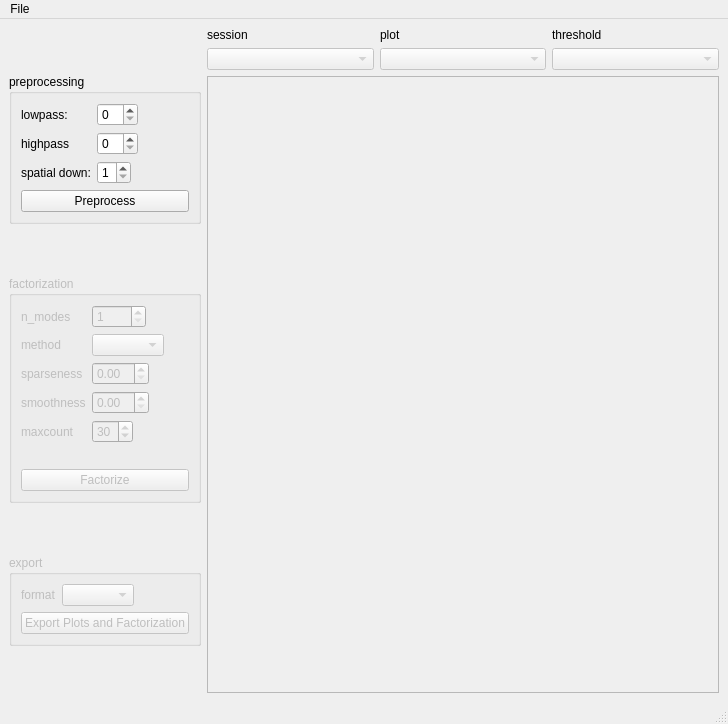
<?xml version="1.0" encoding="UTF-8"?>
<ui version="4.0">
 <class>MainGuiWin</class>
 <widget class="QMainWindow" name="MainGuiWin">
  <property name="geometry">
   <rect>
    <x>0</x>
    <y>0</y>
    <width>728</width>
    <height>724</height>
   </rect>
  </property>
  <property name="sizePolicy">
   <sizepolicy hsizetype="Minimum" vsizetype="Minimum">
    <horstretch>0</horstretch>
    <verstretch>0</verstretch>
   </sizepolicy>
  </property>
  <property name="windowTitle">
   <string>MainWindow</string>
  </property>
  <widget class="QWidget" name="centralwidget">
   <property name="sizePolicy">
    <sizepolicy hsizetype="Minimum" vsizetype="Minimum">
     <horstretch>0</horstretch>
     <verstretch>0</verstretch>
    </sizepolicy>
   </property>
   <layout class="QHBoxLayout" name="horizontalLayout">
    <item>
     <layout class="QVBoxLayout" name="verticalLayout_2">
      <item>
       <widget class="QGroupBox" name="preprocessing_box">
        <property name="enabled">
         <bool>true</bool>
        </property>
        <property name="sizePolicy">
         <sizepolicy hsizetype="Preferred" vsizetype="Maximum">
          <horstretch>0</horstretch>
          <verstretch>0</verstretch>
         </sizepolicy>
        </property>
        <property name="title">
         <string>preprocessing</string>
        </property>
        <property name="checkable">
         <bool>false</bool>
        </property>
        <layout class="QFormLayout" name="formLayout">
         <property name="fieldGrowthPolicy">
          <enum>QFormLayout::FieldsStayAtSizeHint</enum>
         </property>
         <item row="0" column="0">
          <widget class="QLabel" name="label_3">
           <property name="text">
            <string>lowpass:</string>
           </property>
          </widget>
         </item>
         <item row="0" column="1">
          <widget class="QSpinBox" name="lowpass_spinner">
           <property name="minimum">
            <number>0</number>
           </property>
           <property name="maximum">
            <number>10</number>
           </property>
           <property name="value">
            <number>0</number>
           </property>
          </widget>
         </item>
         <item row="1" column="0">
          <widget class="QLabel" name="label_4">
           <property name="text">
            <string>highpass</string>
           </property>
          </widget>
         </item>
         <item row="1" column="1">
          <widget class="QSpinBox" name="highpass_spinner">
           <property name="minimum">
            <number>0</number>
           </property>
           <property name="maximum">
            <number>10</number>
           </property>
           <property name="value">
            <number>0</number>
           </property>
          </widget>
         </item>
         <item row="2" column="0">
          <widget class="QLabel" name="label_5">
           <property name="text">
            <string>spatial down:</string>
           </property>
          </widget>
         </item>
         <item row="2" column="1">
          <widget class="QSpinBox" name="spatial_spinner">
           <property name="minimum">
            <number>1</number>
           </property>
           <property name="maximum">
            <number>4</number>
           </property>
          </widget>
         </item>
         <item row="3" column="0" colspan="2">
          <widget class="QPushButton" name="preprocess_button">
           <property name="text">
            <string>Preprocess</string>
           </property>
          </widget>
         </item>
        </layout>
       </widget>
      </item>
      <item>
       <widget class="QGroupBox" name="factorize_box">
        <property name="enabled">
         <bool>false</bool>
        </property>
        <property name="sizePolicy">
         <sizepolicy hsizetype="Preferred" vsizetype="Maximum">
          <horstretch>0</horstretch>
          <verstretch>0</verstretch>
         </sizepolicy>
        </property>
        <property name="title">
         <string>factorization</string>
        </property>
        <layout class="QFormLayout" name="formLayout_3">
         <property name="fieldGrowthPolicy">
          <enum>QFormLayout::FieldsStayAtSizeHint</enum>
         </property>
         <item row="0" column="0">
          <widget class="QLabel" name="label_8">
           <property name="text">
            <string>n_modes</string>
           </property>
          </widget>
         </item>
         <item row="0" column="1">
          <widget class="QSpinBox" name="n_modes_spinner">
           <property name="minimum">
            <number>1</number>
           </property>
           <property name="maximum">
            <number>1000</number>
           </property>
          </widget>
         </item>
         <item row="1" column="0">
          <widget class="QLabel" name="label_7">
           <property name="text">
            <string>method</string>
           </property>
          </widget>
         </item>
         <item row="1" column="1">
          <widget class="QComboBox" name="methods_box"/>
         </item>
         <item row="2" column="0">
          <widget class="QLabel" name="sparseness_label">
           <property name="text">
            <string>sparseness</string>
           </property>
          </widget>
         </item>
         <item row="2" column="1">
          <widget class="QDoubleSpinBox" name="sparseness_spinner"/>
         </item>
         <item row="3" column="0">
          <widget class="QLabel" name="smoothness_label">
           <property name="text">
            <string>smoothness</string>
           </property>
          </widget>
         </item>
         <item row="3" column="1">
          <widget class="QDoubleSpinBox" name="smoothness_spinner"/>
         </item>
         <item row="4" column="0">
          <widget class="QLabel" name="maxcount_label">
           <property name="text">
            <string>maxcount</string>
           </property>
          </widget>
         </item>
         <item row="4" column="1">
          <widget class="QSpinBox" name="maxcount_spinner">
           <property name="value">
            <number>30</number>
           </property>
          </widget>
         </item>
         <item row="5" column="0" colspan="2">
          <widget class="QLabel" name="factorize_label">
           <property name="styleSheet">
            <string notr="true">QLabel {color : red; }</string>
           </property>
           <property name="text">
            <string/>
           </property>
          </widget>
         </item>
         <item row="6" column="0" colspan="2">
          <widget class="QPushButton" name="factorize_button">
           <property name="text">
            <string>Factorize</string>
           </property>
          </widget>
         </item>
        </layout>
       </widget>
      </item>
      <item>
       <widget class="QGroupBox" name="export_box">
        <property name="enabled">
         <bool>false</bool>
        </property>
        <property name="sizePolicy">
         <sizepolicy hsizetype="Preferred" vsizetype="Maximum">
          <horstretch>0</horstretch>
          <verstretch>0</verstretch>
         </sizepolicy>
        </property>
        <property name="title">
         <string>export</string>
        </property>
        <layout class="QFormLayout" name="formLayout_4">
         <property name="fieldGrowthPolicy">
          <enum>QFormLayout::FieldsStayAtSizeHint</enum>
         </property>
         <item row="0" column="0">
          <widget class="QLabel" name="label_12">
           <property name="text">
            <string>format</string>
           </property>
          </widget>
         </item>
         <item row="0" column="1">
          <widget class="QComboBox" name="format_box"/>
         </item>
         <item row="1" column="0" colspan="2">
          <widget class="QPushButton" name="plot_export_button">
           <property name="enabled">
            <bool>false</bool>
           </property>
           <property name="text">
            <string>Export Plots and Factorization</string>
           </property>
          </widget>
         </item>
        </layout>
       </widget>
      </item>
     </layout>
    </item>
    <item>
     <layout class="QVBoxLayout" name="verticalLayout">
      <item>
       <layout class="QGridLayout" name="gridLayout">
        <item row="1" column="0">
         <widget class="QComboBox" name="session_box">
          <property name="enabled">
           <bool>false</bool>
          </property>
         </widget>
        </item>
        <item row="0" column="0">
         <widget class="QLabel" name="session_label">
          <property name="text">
           <string>session</string>
          </property>
         </widget>
        </item>
        <item row="0" column="1">
         <widget class="QLabel" name="plot_selection_label">
          <property name="text">
           <string>plot</string>
          </property>
         </widget>
        </item>
        <item row="0" column="2">
         <widget class="QLabel" name="plot_threshold_label">
          <property name="text">
           <string>threshold</string>
          </property>
         </widget>
        </item>
        <item row="1" column="2">
         <widget class="QComboBox" name="plot_threshold_box">
          <property name="enabled">
           <bool>false</bool>
          </property>
         </widget>
        </item>
        <item row="1" column="1">
         <widget class="QComboBox" name="plot_selection_box">
          <property name="enabled">
           <bool>false</bool>
          </property>
         </widget>
        </item>
       </layout>
      </item>
      <item>
       <widget class="QScrollArea" name="scrollArea">
        <property name="widgetResizable">
         <bool>true</bool>
        </property>
        <widget class="QWidget" name="scrollAreaWidgetContents_2">
         <property name="geometry">
          <rect>
           <x>0</x>
           <y>0</y>
           <width>453</width>
           <height>597</height>
          </rect>
         </property>
        </widget>
       </widget>
      </item>
     </layout>
    </item>
   </layout>
  </widget>
  <widget class="QStatusBar" name="statusbar"/>
  <widget class="QMenuBar" name="menuBar">
   <property name="geometry">
    <rect>
     <x>0</x>
     <y>0</y>
     <width>728</width>
     <height>25</height>
    </rect>
   </property>
   <widget class="QMenu" name="menuFile">
    <property name="title">
     <string>File</string>
    </property>
    <addaction name="actionLoad"/>
    <addaction name="actionSave"/>
   </widget>
   <addaction name="menuFile"/>
  </widget>
  <action name="actionLoad">
   <property name="text">
    <string>load</string>
   </property>
  </action>
  <action name="actionSave">
   <property name="text">
    <string>save</string>
   </property>
  </action>
 </widget>
 <resources/>
 <connections/>
</ui>
